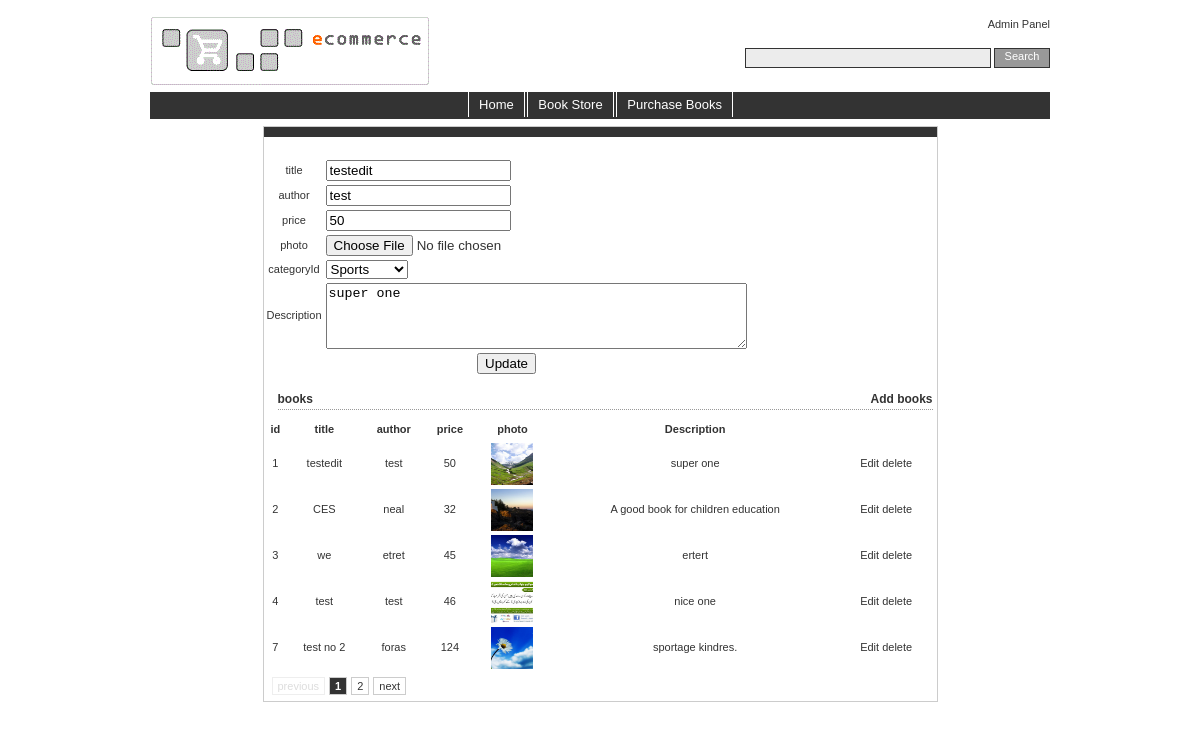
/a-Demo/Cart/books.php?action=edit&id=1, run on the app's committed database.
### tables this page shows
CREATE TABLE IF NOT EXISTS `books` (
  `id` int(11) NOT NULL AUTO_INCREMENT,
  `title` varchar(30) NOT NULL,
  `author` varchar(30) NOT NULL,
  `price` float NOT NULL,
  `photo` varchar(30) DEFAULT NULL,
  `categoryId` int(11) NOT NULL,
  `Description` varchar(200) DEFAULT NULL,
  PRIMARY KEY (`id`),
  KEY `categoryId` (`categoryId`)
);

CREATE TABLE IF NOT EXISTS `category` (
  `id` int(11) NOT NULL AUTO_INCREMENT,
  `category` varchar(30) NOT NULL,
  PRIMARY KEY (`id`)
);

### a-Demo/Cart/books.php (the view, shortened to what this page needs)
<?php
include "header.php";
include "model_books.php";
$show = 0;
$row = "";
$message = "";
$Object = new model_books();
$submitButton = "add";
if(isset($_GET['action'])){
  if($_GET["action"]=="edit"){
	  $Object->setid($_GET['id']);
	  $row=$Object->getbooks();
	  if(count($row) > 0){
		  $submitButton = "Update";
		  $show = 1;
	  }
  }
}
?>
<div id="mainwrapper" style="width:75%; margin: 0 auto; float:none;">
  <div id="maincontent" style="margin-left:0;>
    <div class="homepics">
	<h2><?php echo $message; ?></h2>
<?php if($show == 1){
?>
<form id="cart" method="post" action="books.php" enctype="multipart/form-data">
  <table width="300" style="margin-top:20px;">
	<tbody>
       	<tr><td align="center">title</td><td><input type="textbox" name="title" value="<?php if($row){ echo $row[0]->gettitle();} ?>" /></td></tr>
       	<tr><td align="center">author</td><td><input type="textbox" name="author" value="<?php if($row){ echo $row[0]->getauthor();} ?>" /></td></tr>
       	<tr><td align="center">price</td><td><input type="textbox" name="price" value="<?php if($row){ echo $row[0]->getprice();} ?>" /></td></tr>
       	<tr><td align="center">photo</td><td><input type="file" name="photo" value="<?php if($row){ echo $row[0]->getphoto();} ?>" /></td></tr>
       	<tr><td align="center">categoryId</td><td><select name="categoryId"><?php echo $Object->dropdown("categoryId",($row?$row[0]->getcategoryId():'')); ?></select></td></tr>
       	<tr><td align="center">Description</td><td><textarea name=Description rows="4" cols="50"><?php if($row){ echo $row[0]->getDescription();} ?></textarea></td></tr>
	  <tr ><td colspan="2" align="center"><input type="submit"  name="submit" value="<?php echo $submitButton; ?>"></td></tr>
	</tbody>
  </table>
</form>
<?php }?>
<h1><span style="float:left;">books</span><a href="books.php?action=add">Add books</a></h1>
<?php
$tbl_name="`books`";
$Object->setid('');
if($text!=''){
	$Object->settitle($text);
	$sql = $Object->searchbooks(1);
}else{
	$sql = $Object->getbooks(1);
}
include "pagination.php";
$result = mysqli_query($con,$sql);
 $books=$Object->buildarray($result);
?>
<table width="670">
<thead>
<tr>
       <th>id</th>
       <th>title</th>
       <th>author</th>
       <th>price</th>
       <th>photo</th>
       <th>Description</th>
</tr>
</thead>
  <tbody>
  <?php
for($i=0;$i<count($books);$i++){?>
  <tr>
       <td align="center"><?php echo $books[$i]->getid(); ?></td>
       <td align="center"><?php echo $books[$i]->gettitle(); ?></td>
       <td align="center"><?php echo $books[$i]->getauthor(); ?></td>
       <td align="center"><?php echo $books[$i]->getprice(); ?></td>
       <td align="center"><img src="images/<?php echo $books[$i]->getphoto(); ?>" height="42" width="42"> </td>
       <td align="center"><?php echo $books[$i]->getDescription(); ?></td>
  <td align="center"><a href="books.php?action=edit&id=<?php echo $books[$i]->getid();?>">Edit</a>
	  <a href="books.php?action=delete&id=<?php echo $books[$i]->getid();?>">delete</a>
  </td>
  </tr>
<?php
}
?>
</tbody>
</table>
<?php echo $pagination; ?>
</div>
</div>
</div>
<?php include "footer.php"; ?>

### a-Demo/Cart/css/style.css (style rules this page uses)
#mainwrapper { float: left; width: 100%; }
#maincontent { margin-left: 150px; border: 1px solid #ccc; }
A:link { color: #333; text-decoration: none; }
h1 { font-size: 12px; font-family : Verdana,Arial,sans-serif; font-weight : bold; padding-top: 5px; border-bottom: 1px dotted #999; color : #333; margin-left: 14px; margin-right: 4px; text-align:right; }
h2 { font-size: 12px; font-family : Verdana,Arial,sans-serif; font-weight : bold; padding: 5px; background-color: #333; color : #FFF; margin-top:0px; }

### data on the page
books: title "testedit", author "test", price "50", Description "super one", id "1", photo (picture)
category: categoryId "Sports"
books: id "2", title "CES", author "neal", price "32", photo (picture), Description "A good book for children education"
books: id "3", title "we", author "etret", price "45", photo (picture), Description "ertert"
books: id "4", title "test", author "test", price "46", photo (picture), Description "nice one"
books: id "7", title "test no 2", author "foras", price "124", photo (picture), Description "sportage kindres."
